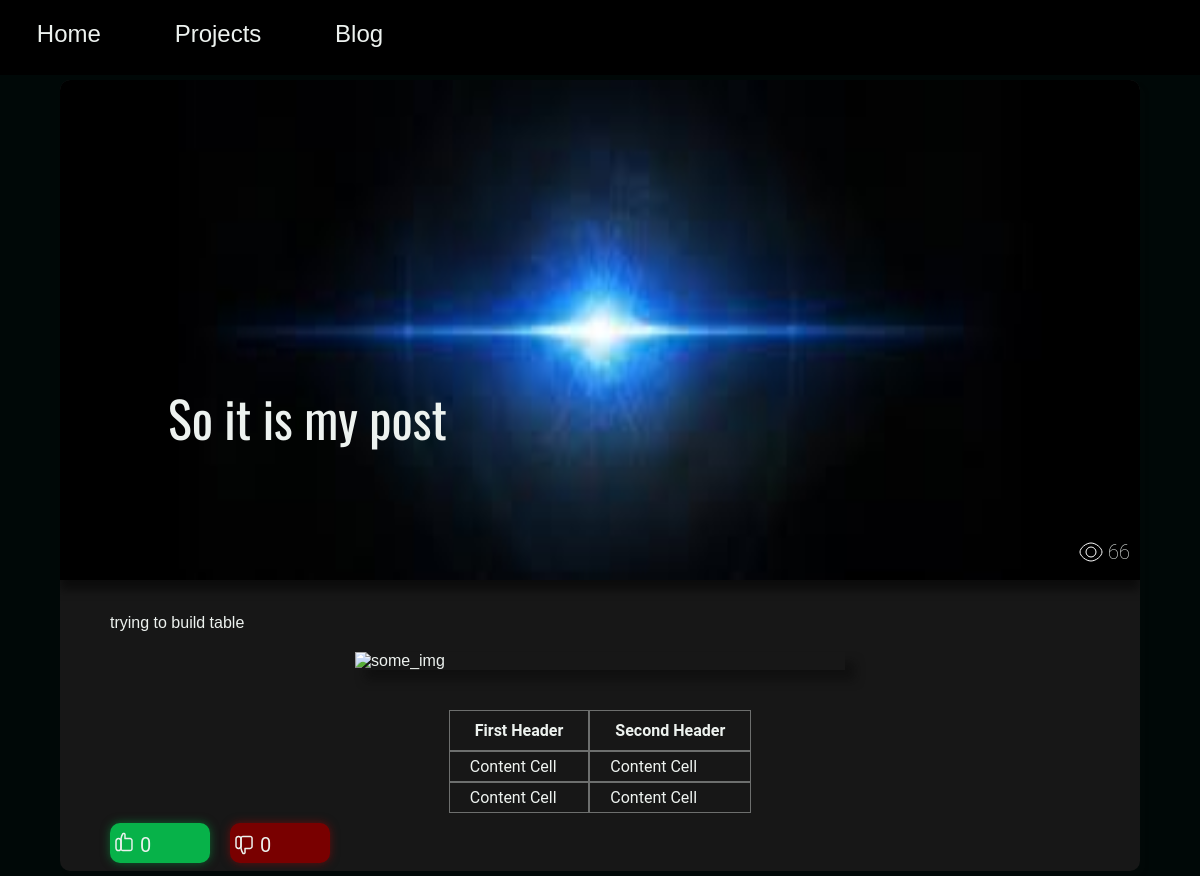
The app's page /posts/2, older data.
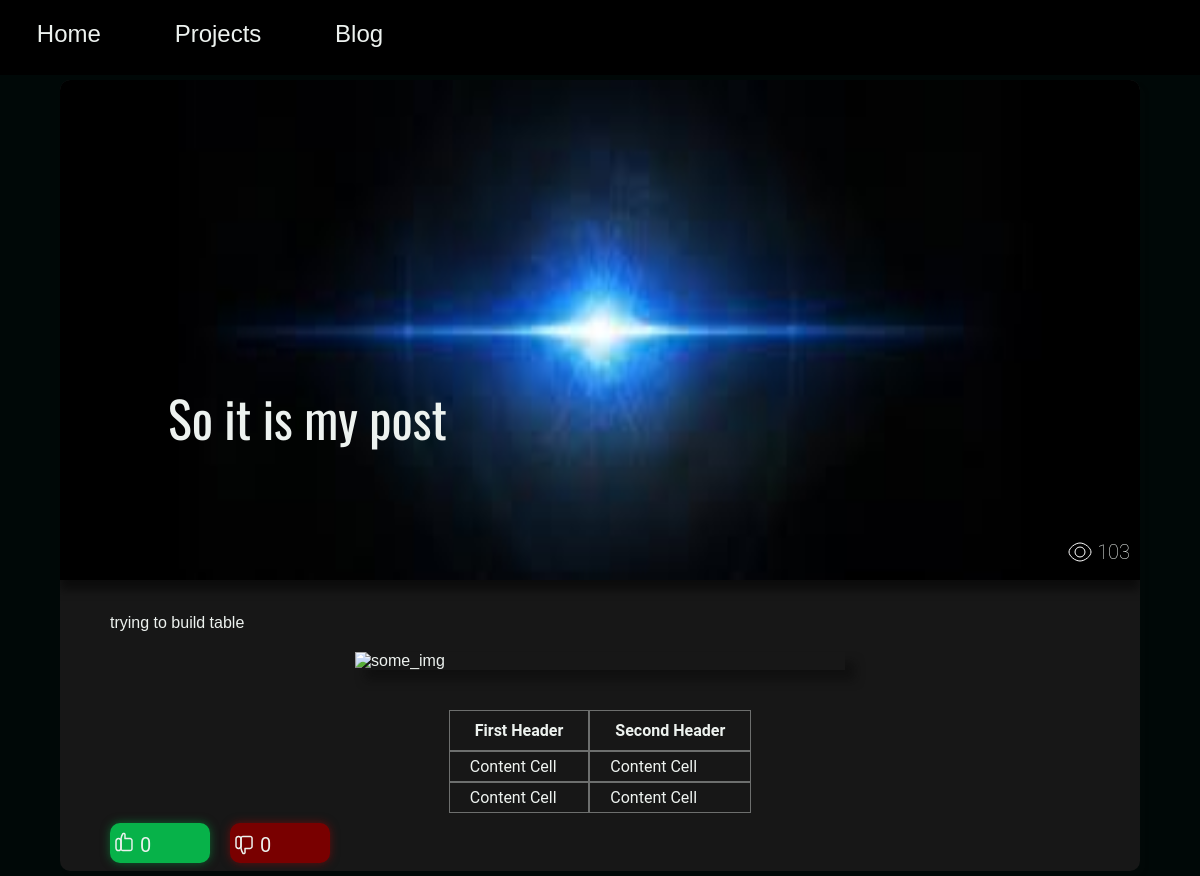
The same page, newer data.
### app/modules/models/posts.py (models this page shows, shortened)
class Posts(db.Model):
    id = db.Column(db.Integer, primary_key=True)
    header = db.Column(db.String, nullable=False)
    text = db.Column(db.String(120), nullable=False)
    tags = db.Column(db.String(12000), nullable=False)
    preview_img = db.Column(db.String, nullable=False)
    main_img = db.Column(db.String, nullable=False)
    views = db.Column(db.Integer, default=0)
    time_stamp = db.Column(db.DateTime, index=True, default=datetime.utcnow())

### app/routes/user/user_pages.py (the view)
@app.route('/posts/<int:post_id>')
def view_post(post_id):
    dashboard_tools.request_handler(ip=request.remote_addr, url=f'/posts/{post_id}')
    post = posts_tools.get_post(post_id)
    posts_tools.add_viewer(post)
    likes = posts_tools.get_likes(post)
    dislikes = posts_tools.get_dislikes(post)
    content_data = content_editor.get_content()
    return render_template(
        'post_template.html',
        post=post,
        content_data=content_data,
        likes=likes,
        dislikes=dislikes,
        text_path=f'/temp/posts/{post.id}.html'
    )

### app/modules/content_editor.py (called while the page is built)
def get_content() -> dict:
    return json.load(open('app/data/content.json', 'r'))

### app/modules/dashboard_tools.py (called while the page is built)
def request_handler(ip: str, url: str) -> None:
    request = {'ip': ip, 'time_stamp': datetime.utcnow().strftime("%Y:%m:%d-%H:%M:%S"), 'url': url}
    print(request)
    add_request_to_list(request)

def get_requests_list() -> list:
    if os.path.exists('app/data/visits/requests.json'):
        try:
            return json.load(open('app/data/visits/requests.json', 'r'))
        except Exception as e:
            return []
    return []

def add_request_to_list(request: dict) -> bool:
    requests = get_requests_list()
    requests.append(request)
    try:
        json.dump(requests, open('app/data/visits/requests.json', 'w'), indent=4)
        return False
    except:
        return False

### app/modules/posts_tools.py (called while the page is built)
def get_post(post_id: int) -> Posts | None:
    return Posts.query.get(post_id)

def add_viewer(post) -> None:
    post.views += 1
    db.session.add(post)
    db.session.commit()

def get_likes(post) -> int:
    return len(Likes.query.filter_by(post_id=post.id).all())

def get_dislikes(post) -> int:
    return len(Dislikes.query.filter_by(post_id=post.id).all())

### app/templates/post_template.html (shortened to what this page needs)
<!DOCTYPE html>
<html lang="en">
<head>
    <link rel="stylesheet" href="{{ url_for('static', filename='css/post_template_style.css') }}">
</head>
<body>
<header id="header">
    <div class="header-items">
        <a href="{{ content_data['blog']['header_links'][0] }}"><h3 class="header-item">{{
            content_data['blog']['headers'][0] }}</h3>
        </a>
        <a href="{{ content_data['blog']['header_links'][1] }}"><h3 class="header-item">{{
            content_data['blog']['headers'][1] }}</h3>
        </a>
        <a href="{{ content_data['blog']['header_links'][2] }}"><h3 class="header-item">{{
            content_data['blog']['headers'][2] }}</h3>
        </a>
    </div>
</header>
<div class="post">
    <div class="post-views">
        <p class="post-text-view">{{ post.views }}</p>
    </div>
    <img src="{{ url_for('static', filename=post.main_img) }}" alt="" class="post-image" loading="lazy">
    <h1 class="post-header">{{ post.header }}</h1>
    <div class="post-text">{% include text_path %}</div>
    <div class="rating-div">
        <a href="/user/add-post-like/{{ post.id }}">
            <p class="vote plus">
                <span class="vote-text">{{ likes }}</span>
            </p>
        </a>
        <a href="/user/add-post-dislike/{{ post.id }}">
            <p class="vote minus">
                <span class="vote-text">{{ dislikes }}</span>
            </p>
        </a>
    </div>
</div>
</body>
</html>

Row changes from the older to the newer data that the page shows:
changed Posts "So it is my post": views "66" → "103"
